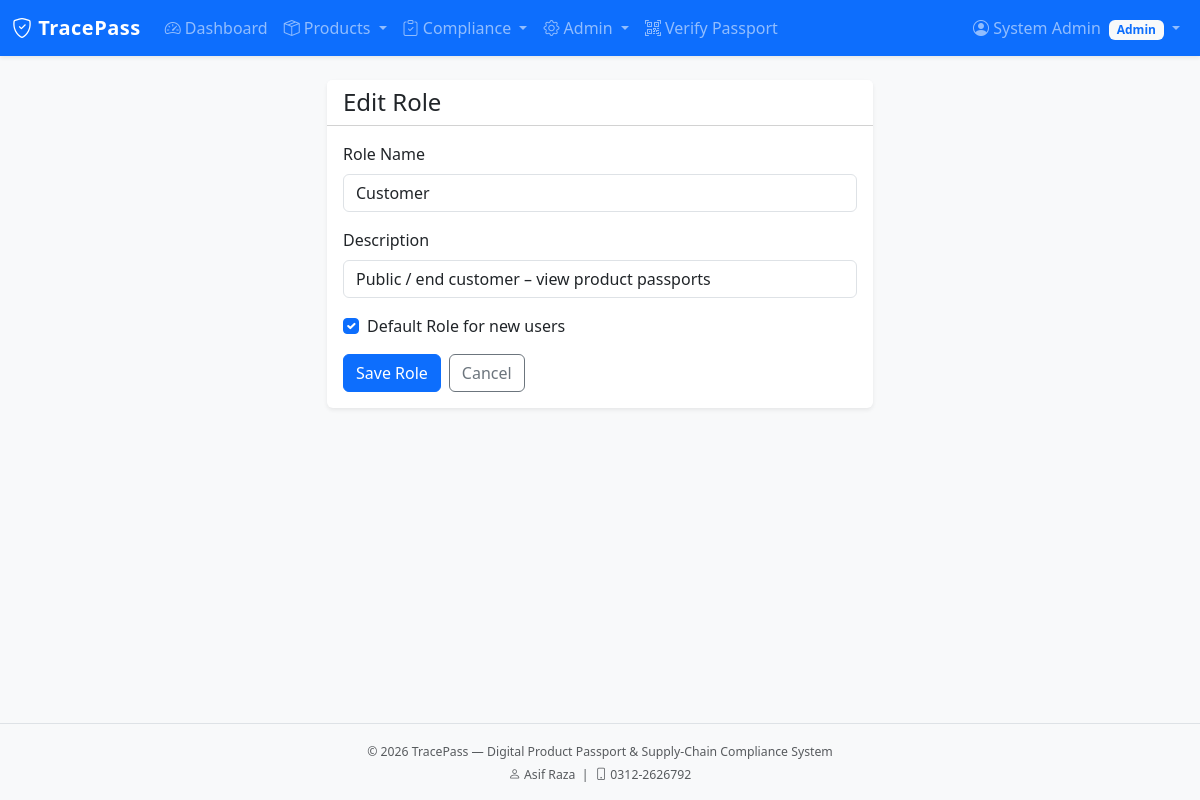
/admin/roles/1/edit (signed in), run on the app's committed database.
### app/models/user.py (models this page shows, shortened)
class User(UserMixin, db.Model):
    __tablename__ = 'users'
    id = db.Column(db.Integer, primary_key=True)
    name = db.Column(db.String(100), nullable=False)
    email = db.Column(db.String(120), unique=True, nullable=False, index=True)
    password_hash = db.Column(db.String(256), nullable=False)
    role_id = db.Column(db.Integer, db.ForeignKey('roles.id'), nullable=False)
    organization_id = db.Column(db.Integer, db.ForeignKey('organizations.id'), nullable=True)
    is_active = db.Column(db.Boolean, default=True)
    last_login = db.Column(db.DateTime)
    created_at = db.Column(db.DateTime, default=datetime.utcnow)
    updated_at = db.Column(db.DateTime, default=datetime.utcnow, onupdate=datetime.utcnow)
    @property
    def password(self):
        raise AttributeError('password is not a readable attribute')
    def has_role(self, *role_names):
        if self.role is None:
            return False
        return self.role.name in role_names

### app/models/role.py (models this page shows, shortened)
class Role(db.Model):
    __tablename__ = 'roles'
    id = db.Column(db.Integer, primary_key=True)
    name = db.Column(db.String(64), unique=True, nullable=False, index=True)
    description = db.Column(db.String(255))
    permissions = db.Column(db.Integer, default=0)  # bitmask style if needed later
    is_default = db.Column(db.Boolean, default=False)
    created_at = db.Column(db.DateTime, default=datetime.utcnow)
    users = db.relationship('User', backref='role', lazy='dynamic')
    PERMISSION_VIEW_PUBLIC = 0x01
    PERMISSION_MANAGE_PRODUCTS = 0x02
    PERMISSION_MANAGE_SUPPLIERS = 0x04
    PERMISSION_COMPLIANCE = 0x08
    PERMISSION_ADMIN = 0x80

### app/admin/routes.py (the view, shortened to what this page needs)
@admin_bp.route('/roles/<int:id>/edit', methods=['GET', 'POST'])
@login_required
@admin_required
def edit_role(id):
    role = Role.query.get_or_404(id)
    form = RoleForm(role=role, obj=role)
    return render_template('admin/role_form.html', form=form, title='Edit Role', role=role)

### app/admin/forms.py (shortened to what this page needs)
class RoleForm(FlaskForm):
    name = StringField('Role Name', validators=[DataRequired(), Length(min=2, max=64)])
    description = StringField('Description', validators=[Optional(), Length(max=255)])
    is_default = BooleanField('Default Role for new users')
    submit = SubmitField('Save Role')
    def __init__(self, role=None, *args, **kwargs):
        super().__init__(*args, **kwargs)
        self.role = role

### app/models/user.py (called while the page is built)
@login_manager.user_loader
def load_user(user_id):
    return User.query.get(int(user_id))

### app/templates/admin/role_form.html (shortened to what this page needs)
{% extends "base.html" %}
{% block content %}
<div class="container">
    <div class="row justify-content-center">
        <div class="col-md-6">
            <div class="card">
                <div class="card-header bg-white">
                    <h4 class="mb-0">{{ title }}</h4>
                </div>
                <div class="card-body">
                    <form method="POST" novalidate>
                        <div class="mb-3">
                            {{ form.name.label(class="form-label") }}
                            {{ form.name(class="form-control" + (" is-invalid" if form.name.errors else "")) }}
                        </div>
                        <div class="mb-3">
                            {{ form.description.label(class="form-label") }}
                            {{ form.description(class="form-control") }}
                        </div>
                        <div class="mb-3 form-check">
                            {{ form.is_default(class="form-check-input") }}
                            {{ form.is_default.label(class="form-check-label") }}
                        </div>
                        <div class="d-flex gap-2">
                            {{ form.submit(class="btn btn-primary") }}
                            <a href="{{ url_for('admin.roles') }}" class="btn btn-outline-secondary">Cancel</a>
                        </div>
                    </form>
                </div>
            </div>
        </div>
    </div>
</div>
{% endblock %}

### app/templates/includes/navbar.html (shortened to what this page needs)
<nav class="navbar navbar-expand-lg navbar-dark bg-primary shadow-sm">
    <div class="container-fluid">
        <a class="navbar-brand fw-bold" href="{{ url_for('main.index') }}">
            <i class="bi bi-shield-check"></i> TracePass
        </a>
        <div class="collapse navbar-collapse" id="mainNav">
            <ul class="navbar-nav me-auto mb-2 mb-lg-0">
                {% if current_user.is_authenticated %}
                    <li class="nav-item">
                        <a class="nav-link" href="{{ url_for('main.dashboard') }}">
                            <i class="bi bi-speedometer2"></i> Dashboard
                        </a>
                    </li>
                    {% if current_user.has_role('Manufacturer', 'Admin', 'Auditor', 'Distributor', 'Supplier') %}
                    <li class="nav-item dropdown">
                        <a class="nav-link dropdown-toggle" href="#" data-bs-toggle="dropdown">
                            <i class="bi bi-box-seam"></i> Products
                        </a>
                    </li>
                    {% endif %}
                    {% if current_user.has_role('Auditor', 'Admin') %}
                    <li class="nav-item dropdown">
                        <a class="nav-link dropdown-toggle" href="#" data-bs-toggle="dropdown">
                            <i class="bi bi-clipboard-check"></i> Compliance
                        </a>
                    </li>
                    {% elif current_user.has_role('Supplier', 'Manufacturer') %}
                    <li class="nav-item">
                        <a class="nav-link" href="{{ url_for('compliance.certificates') }}">
                            <i class="bi bi-file-earmark-check"></i> Certificates
                        </a>
                    </li>
                    {% endif %}
                    {% if current_user.has_role('Admin') %}
                    <li class="nav-item dropdown">
                        <a class="nav-link dropdown-toggle" href="#" data-bs-toggle="dropdown">
                            <i class="bi bi-gear"></i> Admin
                        </a>
                    </li>
                    {% endif %}
                {% endif %}
                <li class="nav-item">
                    <a class="nav-link" href="{{ url_for('public.verify') }}">
                        <i class="bi bi-qr-code-scan"></i> Verify Passport
                    </a>
                </li>
            </ul>
            <ul class="navbar-nav ms-auto">
                {% if current_user.is_authenticated %}
                    <li class="nav-item dropdown">
                        <a class="nav-link dropdown-toggle" href="#" data-bs-toggle="dropdown">
                            <i class="bi bi-person-circle"></i>
                            {{ current_user.name }}
                            <span class="badge bg-light text-primary ms-1">{{ current_user.role.name }}</span>
                        </a>
                    </li>
                {% endif %}
            </ul>
        </div>
    </div>
</nav>

### app/static/css/style.css (style rules this page uses)
:root { --tp-primary: #0d6efd; --tp-dark: #0a2540; }
body { min-height: 100vh; display: flex; flex-direction: column; background-color: #f8f9fa; }
.navbar-brand { letter-spacing: 0.5px; }
.card { border: none; box-shadow: 0 0.125rem 0.25rem rgba(0, 0, 0, 0.075); }

### data on the page
User: name "System Admin"
Role: role.name "Admin"
Role: name "Customer", description "Public / end customer – view product passports", is_default "☑"

### other printed values
{{ title }} "Edit Role"
